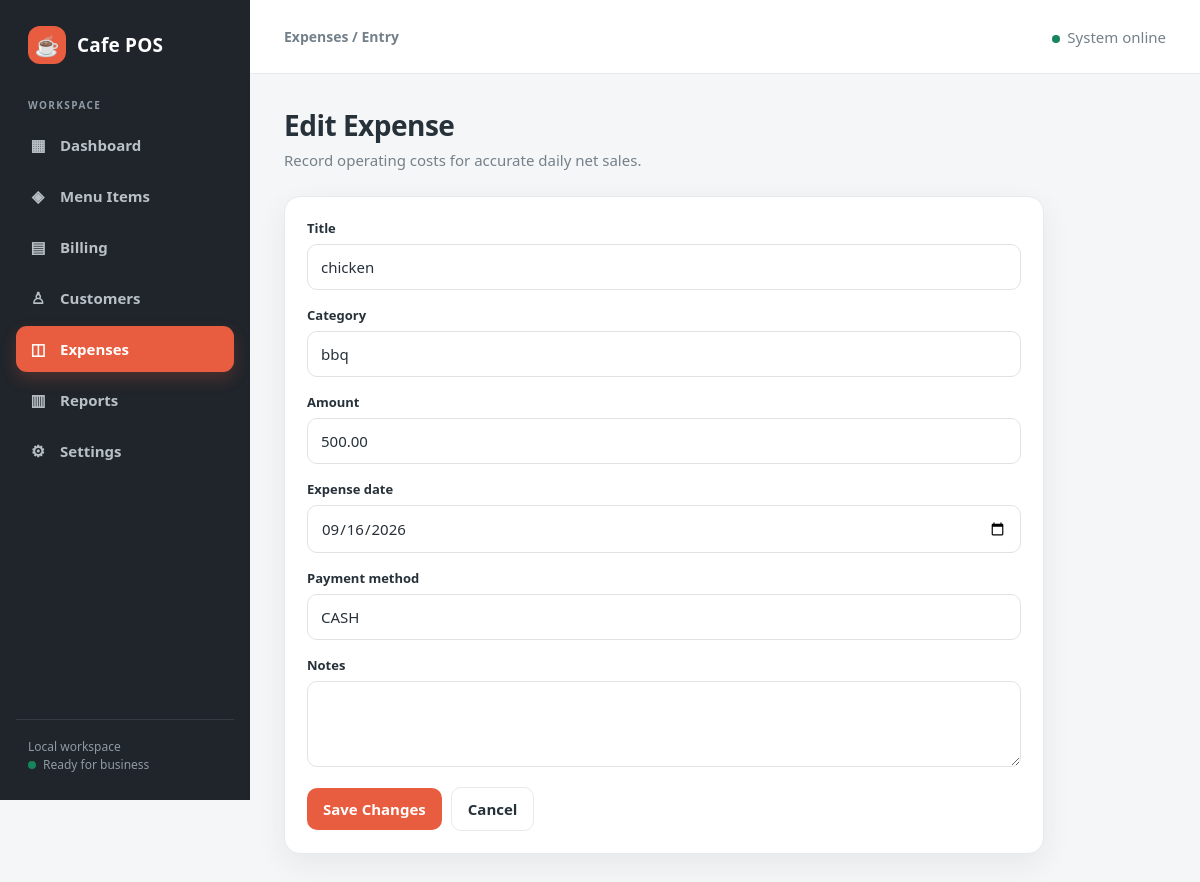
Page /expenses/4/edit/ on the committed database.
### pos/models.py (models this page shows, shortened)
class Expense(models.Model):
    title = models.CharField(max_length=120, blank=True)
    category = models.CharField(max_length=80)
    description = models.CharField(max_length=255, blank=True)
    amount = models.DecimalField(max_digits=10, decimal_places=2)
    expense_date = models.DateField(default=timezone.localdate)
    payment_method = models.CharField(max_length=20, default="CASH")
    notes = models.TextField(blank=True)
    created_at = models.DateTimeField(default=timezone.now)
    class Meta:
        ordering = ["-created_at"]

### pos/views.py (the view)
# urls.py: path("expenses/<int:expense_id>/edit/", views.expense_edit, name="expense_edit"),
def expense_edit(request, expense_id):
    expense = get_object_or_404(Expense, pk=expense_id)
    form = ExpenseForm(request.POST or None, instance=expense)
    if request.method == "POST" and form.is_valid():
        form.save()
        messages.success(request, "Expense updated successfully.")
        return redirect("expenses")
    return render(request, "pos/expense_form.html", {"form": form, "expense": expense, "page_title": "Edit Expense", "submit_label": "Save Changes"})

### pos/forms.py (shortened to what this page needs)
class ExpenseForm(forms.ModelForm):
    def __init__(self, *args, **kwargs):
        super().__init__(*args, **kwargs)
        if self.instance and self.instance.pk and not self.instance.title:
            self.initial["title"] = self.instance.description or self.instance.category
    class Meta:
        model = Expense
        fields = ["title", "category", "amount", "expense_date", "payment_method", "notes"]
        widgets = {"expense_date": forms.DateInput(attrs={"type": "date"}), "notes": forms.Textarea(attrs={"rows": 3})}

### templates/pos/expense_form.html (shortened to what this page needs)
{% extends "base.html" %}
{% block eyebrow %}Expenses / Entry{% endblock %}
{% block content %}
<div class="page-head"><div><h1>{{ page_title }}</h1><p>Record operating costs for accurate daily net sales.</p></div></div>
<div class="card" style="max-width:760px"><form method="post">{% csrf_token %}{% for field in form %}<div class="field"><label class="field-label" for="{{ field.id_for_label }}">{{ field.label }}</label>{{ field }}{% for error in field.errors %}<small class="negative">{{ error }}</small>{% endfor %}</div>{% endfor %}<div class="actions"><button class="btn btn-primary" type="submit">{{ submit_label }}</button><a class="btn btn-outline" href="{% url 'expenses' %}">Cancel</a></div></form></div>
{% endblock %}

### templates/base.html (style rules this page uses)
:root { --coral:#e85d3f;--coral-dark:#c9442b;--charcoal:#20252b;--ink:#26313a;--muted:#74808a;--surface:#fff;--bg:#f5f6f7;--line:#e7eaed;--success:#16855b;--danger:#c63d3d;--shadow:0 10px 30px rgba(32,37,43,.07);--radius:16px }
* { box-sizing:border-box }
html { background:var(--bg) }
body { margin:0;font-family:"DM Sans","Segoe UI",sans-serif;background:var(--bg);color:var(--ink);font-size:15px }
a { color:inherit;text-decoration:none }
.page-head { display:flex;justify-content:space-between;align-items:flex-start;gap:18px;margin-bottom:26px }
.page-head h1 { font-size:28px;margin:0 0 6px;letter-spacing:-.5px }
.page-head p { margin:0;color:var(--muted) }
.card { background:var(--surface);border:1px solid var(--line);border-radius:var(--radius);padding:22px;box-shadow:var(--shadow);margin-bottom:18px }
.btn,button { border:0;border-radius:10px;padding:11px 16px;cursor:pointer;background:var(--charcoal);color:#fff;font:inherit;font-weight:700;display:inline-flex;align-items:center;justify-content:center;gap:8px;transition:.18s ease }
.btn-primary { background:var(--coral) }
.btn-outline { background:#fff;color:var(--ink);border:1px solid var(--line) }
.actions { display:flex;gap:9px;flex-wrap:wrap;align-items:center }
input,select,textarea { width:100%;padding:12px 13px;border:1px solid #dfe3e6;border-radius:10px;background:#fff;color:var(--ink);font:inherit;outline:none }
.field-label { display:block;font-size:13px;font-weight:800;margin-bottom:7px }
.field { margin-bottom:16px }

### rows in the picture
Expense: form "chicken" "bbq" "500.00" "09/16/2026" "CASH"

### other values in the picture
{{ page_title }} "Edit Expense"
{{ field.label }} "Title" "Category" "Amount" "Expense date" "Payment method" "Notes"
{{ submit_label }} "Save Changes"
